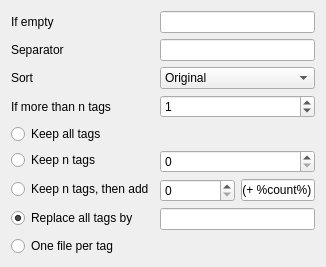
      <widget class="QWidget" name="pageSaveCharacters">
       <layout class="QFormLayout" name="formLayout_6">
        <item row="0" column="0">
         <widget class="QLabel" name="label_22">
          <property name="text">
           <string>If empty</string>
          </property>
         </widget>
        </item>
        <item row="0" column="1">
         <widget class="QLineEdit" name="lineCharactersIfNone">
          <property name="text">
           <string/>
          </property>
         </widget>
        </item>
        <item row="1" column="0">
         <widget class="QLabel" name="label_23">
          <property name="text">
           <string>Separator</string>
          </property>
         </widget>
        </item>
        <item row="1" column="1">
         <widget class="QLineEdit" name="lineCharactersSeparator">
          <property name="text">
           <string/>
          </property>
         </widget>
        </item>
        <item row="3" column="0">
         <widget class="QLabel" name="label_69">
          <property name="text">
           <string>If more than n tags</string>
          </property>
         </widget>
        </item>
        <item row="3" column="1">
         <widget class="QSpinBox" name="spinCharactersMoreThanN">
          <property name="maximum">
           <number>100</number>
          </property>
          <property name="value">
           <number>1</number>
          </property>
         </widget>
        </item>
        <item row="5" column="0">
         <widget class="QRadioButton" name="radioCharactersKeepN">
          <property name="text">
           <string>Keep n tags</string>
          </property>
         </widget>
        </item>
        <item row="5" column="1">
         <widget class="QSpinBox" name="spinCharactersKeepN"/>
        </item>
        <item row="6" column="0">
         <widget class="QRadioButton" name="radioCharactersKeepNThenAdd">
          <property name="text">
           <string>Keep n tags, then add</string>
          </property>
         </widget>
        </item>
        <item row="6" column="1">
         <layout class="QHBoxLayout" name="horizontalLayout_20" stretch="1,1">
          <item>
           <widget class="QSpinBox" name="spinCharactersKeepNThenAdd"/>
          </item>
          <item>
           <widget class="QLineEdit" name="lineCharactersKeepNThenAdd">
            <property name="text">
             <string notr="true"> (+ %count%)</string>
            </property>
           </widget>
          </item>
         </layout>
        </item>
        <item row="7" column="0">
         <widget class="QRadioButton" name="radioCharactersReplaceAll">
          <property name="text">
           <string>Replace all tags by</string>
          </property>
          <property name="checked">
           <bool>true</bool>
          </property>
         </widget>
        </item>
        <item row="7" column="1">
         <widget class="QLineEdit" name="lineCharactersReplaceAll">
          <property name="text">
           <string/>
          </property>
         </widget>
        </item>
        <item row="8" column="0">
         <widget class="QRadioButton" name="radioCharactersMultiple">
          <property name="text">
           <string>One file per tag</string>
          </property>
         </widget>
        </item>
        <item row="4" column="0">
         <widget class="QRadioButton" name="radioCharactersKeepAll">
          <property name="text">
           <string>Keep all tags</string>
          </property>
         </widget>
        </item>
        <item row="2" column="0">
         <widget class="QLabel" name="label_6">
          <property name="text">
           <string>Sort</string>
          </property>
         </widget>
        </item>
        <item row="2" column="1">
         <widget class="QComboBox" name="comboCharactersSort">
          <item>
           <property name="text">
            <string>Original</string>
           </property>
          </item>
          <item>
           <property name="text">
            <string>Name</string>
           </property>
          </item>
         </widget>
        </item>
       </layout>
      </widget>
